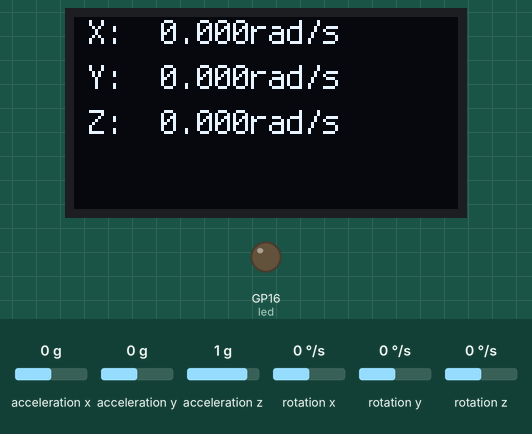
Recording of a program running on a simulated Raspberry Pi Pico running CircuitPython. Parts: 128×64 one-colour display, output pins drawn as LEDs (lit = HIGH). The test bench sets the inputs (shaded band); at power-on: acceleration z 1 g, rotation x 0 °/s, rotation y 0 °/s, rotation z 0 °/s, acceleration x 0 g, acceleration y 0 g. What the program prints to the serial console is not drawn.

Above: at 1.2 s.
1.3 s: acceleration z set to 0.3 g
2.9 s: acceleration z set to 0 g
At 4.4 s:
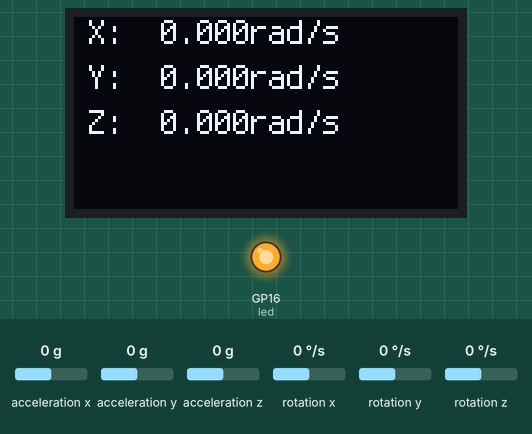
4.7 s: rotation x set to -192 °/s
At 5.6 s:
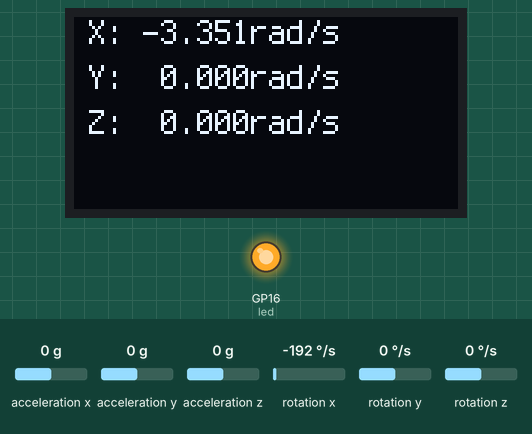
6.3 s: rotation y set to -192 °/s
At 7.2 s:
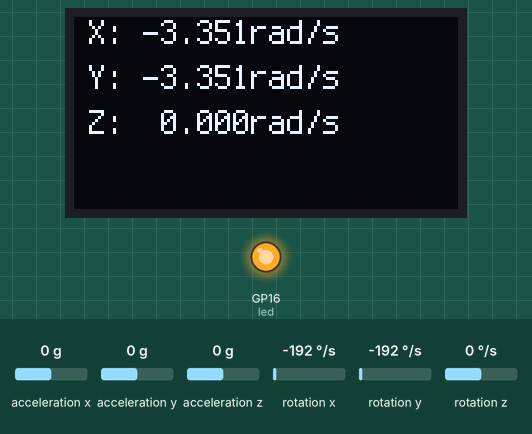
7.8 s: rotation z set to -192 °/s
At 8.9 s:
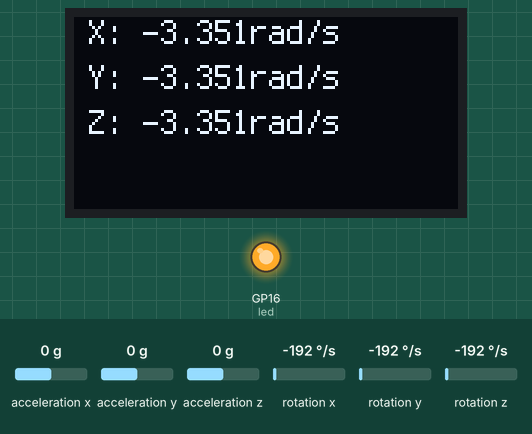
Timing chart, 0 to 10.3 s (numbered marks = the images above; inputs shaded):
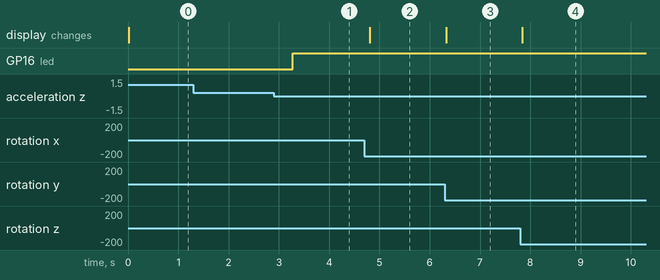

Measured:
- the behaviour switches between 0.2 and 0.1 g on acceleration z (found by bisection; images 0 and 1)
- after the input at 1.3 s, every drawn part: stays the same
- after the input at 2.9 s, GP16 (led): LOW → HIGH after 0.38 s
- after the input at 4.7 s, the display: changes after 0.11 s (image 2)
- after the input at 6.3 s, the display: changes at once (image 3)
- after the input at 7.8 s, the display: changes at once (image 4)

The program:

part3.py
```python
import time
import adafruit_mpu6050
import busio
import board
from adafruit_display_text import label
import adafruit_displayio_ssd1306
import digitalio
import terminalio
import displayio

displayio.release_displays()

sda_pin = board.GP14
scl_pin = board.GP15
i2c = busio.I2C(scl_pin, sda_pin)

display_bus = displayio.I2CDisplay(i2c, device_address=0x3d, reset=board.GP21)
display = adafruit_displayio_ssd1306.SSD1306(display_bus, width=128, height=64)
mpu = adafruit_mpu6050.MPU6050(i2c, address=0x68)

led = digitalio.DigitalInOut(board.GP16)
led.direction = digitalio.Direction.OUTPUT

# create the display group
splash = displayio.Group()

# add title block to display group
title = "ANGULAR VELOCITY"
# the order of this command is (font, text, text color, and location)
text_area = label.Label(terminalio.FONT, text=title, color=0xFFFF00, x=5, y=5)
splash.append(text_area)

# send display group to screen
display.show(splash)

while True:
    accel = mpu.acceleration
    print(f"X: {accel[0]}m/s² Y: {accel[1]}m/s² Z: {accel[2]}m/s²")

    gyro = mpu.gyro
    text_area.text = f"X: {gyro[0]: .3f}rad/s\nY: {gyro[1]: .3f}rad/s\nZ: {gyro[2]: .3f}rad/s"

    time.sleep(0.25)
    # are we not flat?
    # this is kinda naive and inflexible but it works for this case
    if abs(accel[2]) < 1:
        led.value = True
    else:
        led.value = False
```
